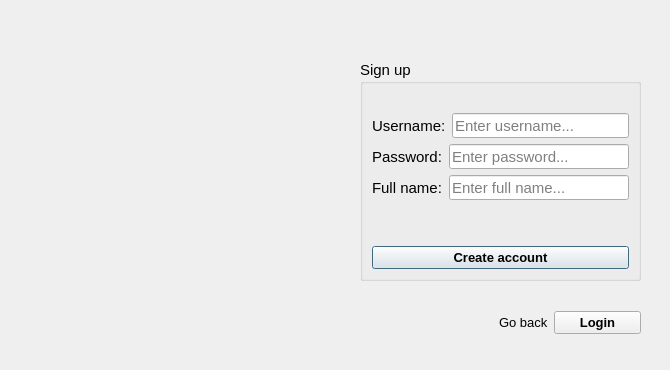
<?xml version="1.0" encoding="UTF-8"?>
<ui version="4.0">
 <class>MainWindow</class>
 <widget class="QMainWindow" name="MainWindow">
  <property name="enabled">
   <bool>true</bool>
  </property>
  <property name="geometry">
   <rect>
    <x>0</x>
    <y>0</y>
    <width>670</width>
    <height>370</height>
   </rect>
  </property>
  <property name="windowTitle">
   <string>Sign up</string>
  </property>
  <property name="windowIcon">
   <iconset>
    <normaloff>assets/icon.svg</normaloff>assets/icon.svg</iconset>
  </property>
  <widget class="QWidget" name="centralwidget">
   <widget class="QLabel" name="label_pic">
    <property name="geometry">
     <rect>
      <x>40</x>
      <y>30</y>
      <width>300</width>
      <height>300</height>
     </rect>
    </property>
    <property name="minimumSize">
     <size>
      <width>300</width>
      <height>300</height>
     </size>
    </property>
    <property name="maximumSize">
     <size>
      <width>300</width>
      <height>300</height>
     </size>
    </property>
    <property name="text">
     <string/>
    </property>
    <property name="pixmap">
     <pixmap>assets/rubecula.png</pixmap>
    </property>
    <property name="scaledContents">
     <bool>true</bool>
    </property>
   </widget>
   <widget class="QGroupBox" name="groupBox">
    <property name="geometry">
     <rect>
      <x>360</x>
      <y>60</y>
      <width>281</width>
      <height>221</height>
     </rect>
    </property>
    <property name="font">
     <font>
      <pointsize>11</pointsize>
     </font>
    </property>
    <property name="title">
     <string>Sign up</string>
    </property>
    <layout class="QVBoxLayout" name="verticalLayout">
     <item>
      <spacer name="horizontalSpacer">
       <property name="orientation">
        <enum>Qt::Horizontal</enum>
       </property>
       <property name="sizeHint" stdset="0">
        <size>
         <width>40</width>
         <height>20</height>
        </size>
       </property>
      </spacer>
     </item>
     <item>
      <layout class="QHBoxLayout" name="horizontalLayout">
       <item>
        <widget class="QLabel" name="label_username">
         <property name="font">
          <font>
           <pointsize>11</pointsize>
          </font>
         </property>
         <property name="text">
          <string>Username:</string>
         </property>
        </widget>
       </item>
       <item>
        <widget class="ClickableLineEdit" name="line_edit_username">
         <property name="minimumSize">
          <size>
           <width>0</width>
           <height>25</height>
          </size>
         </property>
         <property name="maximumSize">
          <size>
           <width>180</width>
           <height>25</height>
          </size>
         </property>
         <property name="font">
          <font>
           <pointsize>11</pointsize>
          </font>
         </property>
         <property name="placeholderText">
          <string>Enter username...</string>
         </property>
        </widget>
       </item>
      </layout>
     </item>
     <item>
      <layout class="QHBoxLayout" name="horizontalLayout_2">
       <item>
        <widget class="QLabel" name="label_password">
         <property name="font">
          <font>
           <pointsize>11</pointsize>
          </font>
         </property>
         <property name="text">
          <string>Password:</string>
         </property>
        </widget>
       </item>
       <item>
        <widget class="ClickableLineEdit" name="line_edit_password">
         <property name="minimumSize">
          <size>
           <width>0</width>
           <height>25</height>
          </size>
         </property>
         <property name="maximumSize">
          <size>
           <width>180</width>
           <height>25</height>
          </size>
         </property>
         <property name="font">
          <font>
           <pointsize>11</pointsize>
          </font>
         </property>
         <property name="echoMode">
          <enum>QLineEdit::Password</enum>
         </property>
         <property name="placeholderText">
          <string>Enter password...</string>
         </property>
        </widget>
       </item>
      </layout>
     </item>
     <item>
      <layout class="QHBoxLayout" name="horizontalLayout_4">
       <item>
        <widget class="QLabel" name="label_name">
         <property name="font">
          <font>
           <pointsize>11</pointsize>
          </font>
         </property>
         <property name="text">
          <string>Full name:</string>
         </property>
        </widget>
       </item>
       <item>
        <widget class="ClickableLineEdit" name="line_edit_name">
         <property name="minimumSize">
          <size>
           <width>0</width>
           <height>25</height>
          </size>
         </property>
         <property name="maximumSize">
          <size>
           <width>180</width>
           <height>25</height>
          </size>
         </property>
         <property name="font">
          <font>
           <pointsize>11</pointsize>
          </font>
         </property>
         <property name="placeholderText">
          <string>Enter full name...</string>
         </property>
        </widget>
       </item>
      </layout>
     </item>
     <item>
      <widget class="QLabel" name="label_message">
       <property name="font">
        <font>
         <pointsize>10</pointsize>
         <weight>75</weight>
         <bold>true</bold>
        </font>
       </property>
       <property name="styleSheet">
        <string notr="true">.QLabel {
    color: #ca0000;
    font-weight: 600;
}</string>
       </property>
       <property name="text">
        <string/>
       </property>
      </widget>
     </item>
     <item>
      <widget class="QPushButton" name="pushButton_signup">
       <property name="minimumSize">
        <size>
         <width>0</width>
         <height>14</height>
        </size>
       </property>
       <property name="font">
        <font>
         <pointsize>10</pointsize>
         <weight>75</weight>
         <bold>true</bold>
        </font>
       </property>
       <property name="text">
        <string>Create account</string>
       </property>
       <property name="shortcut">
        <string>Return</string>
       </property>
       <property name="autoDefault">
        <bool>false</bool>
       </property>
       <property name="default">
        <bool>true</bool>
       </property>
      </widget>
     </item>
    </layout>
    <zorder>label_message</zorder>
    <zorder>horizontalSpacer</zorder>
    <zorder>pushButton_signup</zorder>
    <zorder></zorder>
   </widget>
   <widget class="QWidget" name="layoutWidget">
    <property name="geometry">
     <rect>
      <x>460</x>
      <y>310</y>
      <width>181</width>
      <height>35</height>
     </rect>
    </property>
    <layout class="QHBoxLayout" name="horizontalLayout_3">
     <property name="bottomMargin">
      <number>10</number>
     </property>
     <item alignment="Qt::AlignRight">
      <widget class="QLabel" name="label">
       <property name="font">
        <font>
         <pointsize>10</pointsize>
        </font>
       </property>
       <property name="text">
        <string>Go back</string>
       </property>
      </widget>
     </item>
     <item>
      <widget class="QPushButton" name="pushButton_login">
       <property name="minimumSize">
        <size>
         <width>0</width>
         <height>14</height>
        </size>
       </property>
       <property name="font">
        <font>
         <pointsize>10</pointsize>
         <weight>75</weight>
         <bold>true</bold>
        </font>
       </property>
       <property name="text">
        <string>Login</string>
       </property>
      </widget>
     </item>
    </layout>
   </widget>
  </widget>
 </widget>
 <customwidgets>
  <customwidget>
   <class>ClickableLineEdit</class>
   <extends>QLineEdit</extends>
   <header>clickable_line_edit.py</header>
  </customwidget>
 </customwidgets>
 <resources/>
 <connections/>
</ui>
